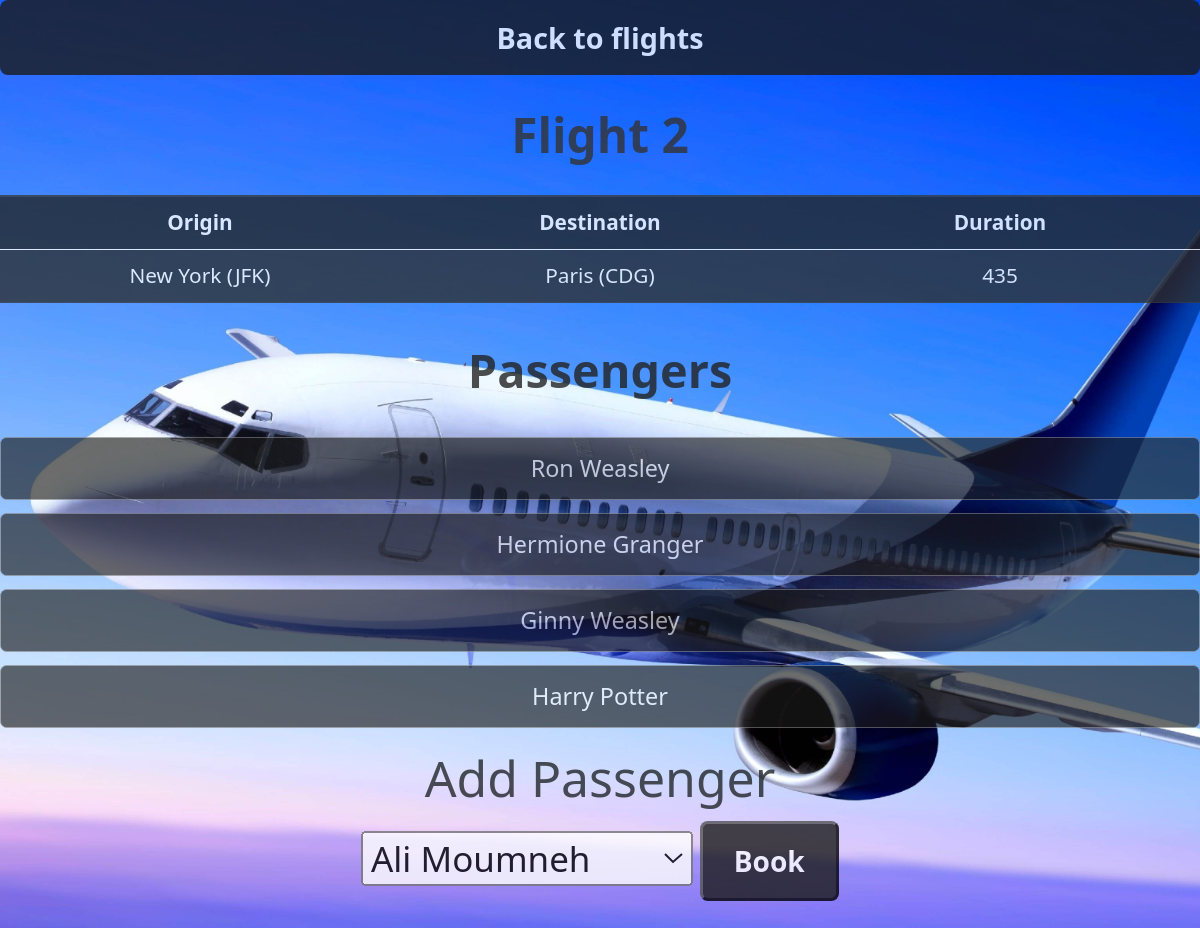
Page /flights/2 on the earlier database version.
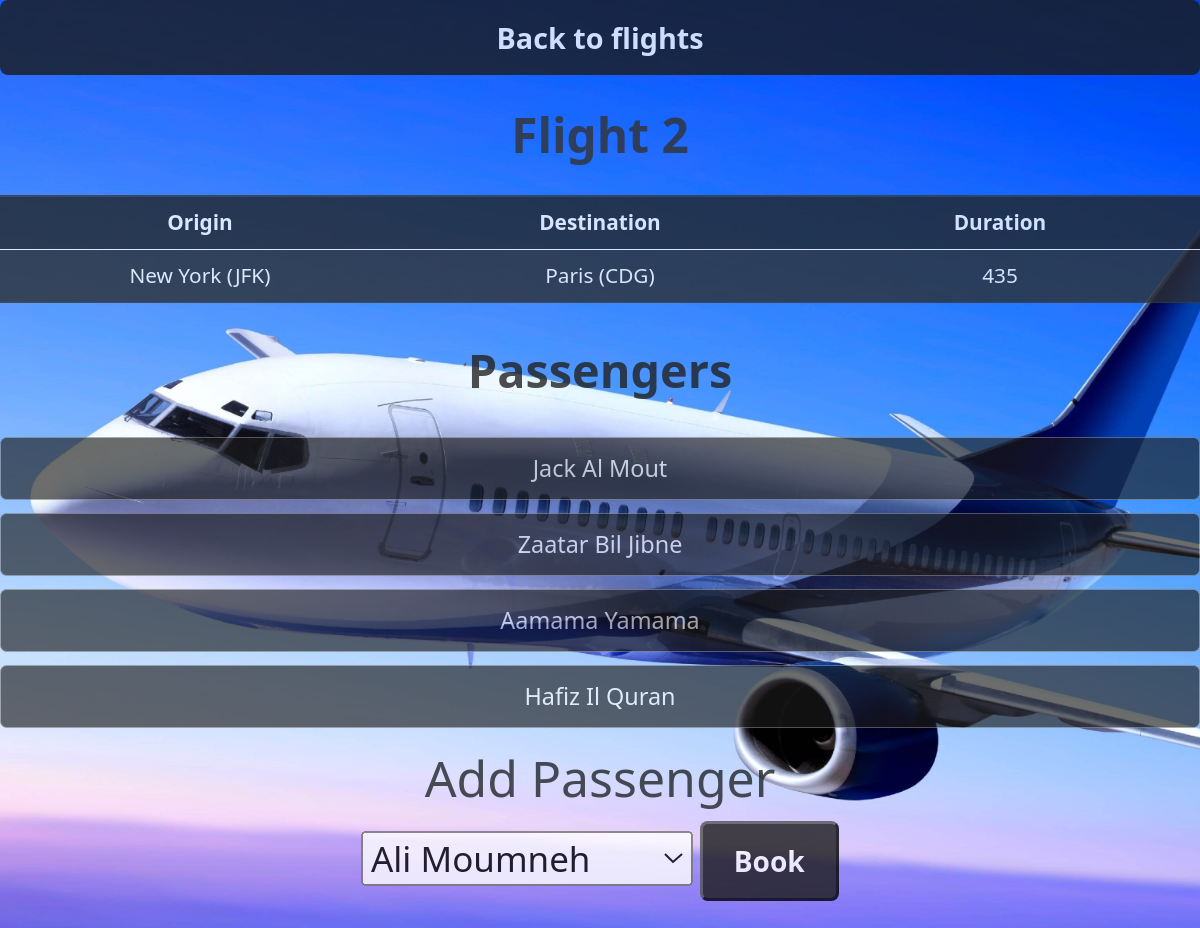
Same page on the later database version.
### flights/models.py (models this page shows, shortened)
class Flight(models.Model):
    origin = models.ForeignKey(Airport, on_delete=models.CASCADE, related_name="departures")
    destination = models.ForeignKey(Airport, on_delete=models.CASCADE, related_name="arrivals")
    duration = models.IntegerField()

class Airport(models.Model):
    code = models.CharField(max_length=3)
    city = models.CharField(max_length=64)
    def __str__(self):
        return f"{self.city} ({self.code})"

class Passenger(models.Model):
    first = models.CharField(max_length=64)
    last  = models.CharField(max_length=64)
    flights = models.ManyToManyField(Flight, blank=True, related_name="passengers")
    def __str__(self):
        return f"{self.first} {self.last}"

### flights/views.py (the view)
# urls.py: path("<int:flight_id>", views.flight, name="flight"),
def flight(request, flight_id):
	flight =Flight.objects.get(pk=flight_id)
	return render(request, "flights/flight.html", {
		"flight": flight,
		"passengers": flight.passengers.all(),
		"non_passengers": Passenger.objects.exclude(flights=flight).all()
	})

### flights/templates/flights/flight.html (shortened to what this page needs)
{% extends "flights/layout.html" %}
{% load static %}
{% block body %}
	<a href="{% url 'flights' %}" class="link" style="zoom:1.23;display:block;float:none;text-align:center;">Back to flights</a>
<table class="table table-dark table-striped">
  <thead>
    <tr>
      <th colspan="3" style="text-align: center; zoom:2.3; color: #333333; background:transparent;">Flight {{ flight.id }}</th>
    </tr>
    <tr>
      <th style="width: 33.33%; text-align: center;">Origin</th>
      <th style="width: 33.33%; text-align: center;">Destination</th>
      <th style="width: 33.33%; text-align: center;">Duration</th>
    </tr>
  </thead>
  <tbody>
    <tr>
      <td style="text-align: center;">{{ flight.origin }}</td>
      <td style="text-align: center;">{{ flight.destination }}</td>
      <td style="text-align: center;">{{ flight.duration }}</td>
    </tr>
  </tbody>
</table>
	<h2 class="header cen" style="margin:30px auto; color:#222;">Passengers</h2>
	<ul>
		{% for passenger in passengers %}
			<li class="flight" style="text-align:center;">{{ passenger }}</li>
			{% empty %}
				<li class="flight">No Passengers.</li>
		{% endfor %}
	</ul>
	<div style="display:inline-block; width:100%;display:block;text-align:center;zoom:1.2;">
<h2 style="background-color:2C2C2C;">Add Passenger</h2>
	<form action="{% url 'book' flight.id %}" method='post'>
			<select name="passenger" style="zoom:1.4; margin-top:0px;">
					{% for passenger in non_passengers %}
						<option value="{{ passenger.id }}">{{ passenger }}</option>
					{% endfor %}
			</select>
			<button type="submit" class="link" style="float:none; margin-bottom:100px;zoom:1;">Book</button>
	</form>
	</div>
{% endblock %}

### flights/templates/flights/layout.html (shortened to what this page needs)
{% load static %}
<!DOCTYPE html>
<html lang='en'>
	<head>
		<link href="https://cdn.jsdelivr.net/npm/bootstrap@5.0.2/dist/css/bootstrap.min.css" rel="stylesheet">
		<link rel="stylesheet" href="{% static 'flights/styles.css' %}">
	</head>
	<body>
		{% block body %}{% endblock %}
	</body>
</html>

### flights/static/flights/styles.css (style rules this page uses)
.cen { text-align:center; }
.link { display: inline-block; padding: 10px 20px; font-size: 18px; zoom:0.5; font-weight: bold; text-decoration: none; color: #fff; background-color: #1B1B1B; border-radius: 5px; transition: background-color 0.3s; float: right; }
.link { transition: transform 0.3s; }
body { background-color: lightblue; zoom: 1.5; }
.header { font-size: 36px; font-weight: bold; margin-bottom: 20px; color: #333; }
ul { list-style-type: none; padding: 0; }
.flight { font-size: 18px; margin-bottom: 10px; padding: 10px; border: 1px solid gray; border-radius: 5px; background-color: #1B1B1B; transition: background-color 0.3s; }

Differences in the rows shown:
removed Passenger: first+last "Ron Weasley"
removed Passenger: first+last "Hermione Granger"
removed Passenger: first+last "Ginny Weasley"
removed Passenger: first+last "Harry Potter"
added Passenger: first+last "Jack Al Mout"
added Passenger: first+last "Zaatar Bil Jibne"
added Passenger: first+last "Aamama Yamama"
added Passenger: first+last "Hafiz Il Quran"
